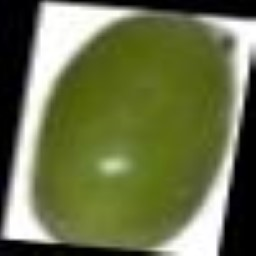
#> input picture tomatoes-dataset/content/ieee-mbl-cls/train/Unripe/u (1009).jpg, 256 x 256 px
$ python -i feature_extraction.py   (imports and definitions only)
#> lines starting #> are read from the running program, lines starting #| are printed output that depends on the picture; after the words box and inside, x2 and y2 are one past the last pixel; in counts of white or black regions, pixels touching at a corner belong together
import cv2
import numpy as np
from skimage import color, feature, segmentation
from sklearn.preprocessing import StandardScaler
import pandas as pd
from pathlib import Path
import matplotlib.pyplot as plt

class TomatoFeatureExtractor:
    def __init__(self):
        self.scaler = StandardScaler()

    def rgb_to_cielab(self, image):
        """Convert RGB image to CIELAB color space"""
        # Ensure image is in RGB format (OpenCV uses BGR)
        if len(image.shape) == 3:
            rgb_image = cv2.cvtColor(image, cv2.COLOR_BGR2RGB)
        else:
            rgb_image = image

        # Convert to CIELAB
        lab_image = color.rgb2lab(rgb_image)
        return lab_image

    def extract_cielab_features(self, image):
        """Extract statistical features from CIELAB color space"""
        lab_image = self.rgb_to_cielab(image)

        # Separate L*, a*, b* channels
        L_channel = lab_image[:, :, 0]  # Lightness (0-100)
        a_channel = lab_image[:, :, 1]  # Green-Red (-128 to 127)
        b_channel = lab_image[:, :, 2]  # Blue-Yellow (-128 to 127)

        features = {}

        # L* (Lightness) features
        features['L_mean'] = np.mean(L_channel)
        features['L_std'] = np.std(L_channel)
        features['L_median'] = np.median(L_channel)
        features['L_min'] = np.min(L_channel)
        features['L_max'] = np.max(L_channel)

        # a* (Green-Red) features
        features['a_mean'] = np.mean(a_channel)
        features['a_std'] = np.std(a_channel)
        features['a_median'] = np.median(a_channel)
        features['a_min'] = np.min(a_channel)
        features['a_max'] = np.max(a_channel)

        # b* (Blue-Yellow) features
        features['b_mean'] = np.mean(b_channel)
        features['b_std'] = np.std(b_channel)
        features['b_median'] = np.median(b_channel)
        features['b_min'] = np.min(b_channel)
        features['b_max'] = np.max(b_channel)

        # Color ratios and derived features
        features['a_b_ratio'] = features['a_mean'] / (features['b_mean'] + 1e-8)
        features['chroma'] = np.sqrt(features['a_mean']**2 + features['b_mean']**2)

        # Hue angle in CIELAB
        features['hue_angle'] = np.arctan2(features['b_mean'], features['a_mean']) * 180 / np.pi

        return features

    def extract_color_histograms(self, image, bins=32):
        """Extract color histogram features"""
        # Convert to different color spaces
        rgb_image = cv2.cvtColor(image, cv2.COLOR_BGR2RGB)
        hsv_image = cv2.cvtColor(image, cv2.COLOR_BGR2HSV)
        lab_image = self.rgb_to_cielab(image)

        features = {}

        # RGB histograms
        for i, color in enumerate(['R', 'G', 'B']):
            hist = cv2.calcHist([rgb_image], [i], None, [bins], [0, 256])
            hist = hist.flatten() / np.sum(hist)  # Normalize
            for j, val in enumerate(hist):
                features[f'{color}_hist_{j}'] = val

        # HSV histograms
        for i, color in enumerate(['H', 'S', 'V']):
            if i == 0:  # Hue
                hist = cv2.calcHist([hsv_image], [i], None, [bins], [0, 180])
            else:
                hist = cv2.calcHist([hsv_image], [i], None, [bins], [0, 256])
            hist = hist.flatten() / np.sum(hist)
            for j, val in enumerate(hist):
                features[f'{color}_hist_{j}'] = val

        return features

    def extract_texture_features(self, image):
        """Extract texture features using Local Binary Patterns"""
        # Convert to grayscale
        gray = cv2.cvtColor(image, cv2.COLOR_BGR2GRAY)

        # Local Binary Pattern
        lbp = feature.local_binary_pattern(gray, P=24, R=3, method='uniform')

        # Calculate histogram of LBP
        hist, _ = np.histogram(lbp.ravel(), bins=26, range=(0, 26))
        hist = hist.astype(float)
        hist /= (hist.sum() + 1e-8)  # Normalize

        features = {}
        for i, val in enumerate(hist):
            features[f'lbp_{i}'] = val

        # Additional texture measures
        features['texture_contrast'] = np.std(gray)
        features['texture_energy'] = np.sum(gray**2) / (gray.shape[0] * gray.shape[1])

        return features

    def extract_shape_features(self, image):
        """Extract shape and morphological features"""
        # Convert to grayscale and threshold to get tomato shape
        gray = cv2.cvtColor(image, cv2.COLOR_BGR2GRAY)

        # Use Otsu thresholding
        _, thresh = cv2.threshold(gray, 0, 255, cv2.THRESH_BINARY + cv2.THRESH_OTSU)

        # Find contours
        contours, _ = cv2.findContours(thresh, cv2.RETR_EXTERNAL, cv2.CHAIN_APPROX_SIMPLE)

        features = {}

        if contours:
            # Get largest contour (assumed to be the tomato)
            largest_contour = max(contours, key=cv2.contourArea)

            # Basic shape features
            area = cv2.contourArea(largest_contour)
            perimeter = cv2.arcLength(largest_contour, True)

            features['area'] = area
            features['perimeter'] = perimeter
            features['circularity'] = 4 * np.pi * area / (perimeter**2 + 1e-8)

            # Aspect ratio
            x, y, w, h = cv2.boundingRect(largest_contour)
            features['aspect_ratio'] = w / (h + 1e-8)

            # Solidity (convex hull ratio)
            hull = cv2.convexHull(largest_contour)
            hull_area = cv2.contourArea(hull)
            features['solidity'] = area / (hull_area + 1e-8)

        else:
            # Default values if no contours found
            features.update({
                'area': 0, 'perimeter': 0, 'circularity': 0,
                'aspect_ratio': 1, 'solidity': 0
            })

        return features

    def extract_spoilage_features(self, image):
        """Extract features related to spoilage detection"""
        features = {}

        # Convert to different color spaces
        gray = cv2.cvtColor(image, cv2.COLOR_BGR2GRAY)
        hsv = cv2.cvtColor(image, cv2.COLOR_BGR2HSV)
        lab = self.rgb_to_cielab(image)

        # Dark spot detection
        dark_threshold = 50
        dark_pixels = np.sum(gray < dark_threshold)
        features['dark_pixel_ratio'] = dark_pixels / (gray.shape[0] * gray.shape[1])

        # Low saturation areas (grayish areas indicating decay)
        low_sat_threshold = 30
        low_sat_pixels = np.sum(hsv[:, :, 1] < low_sat_threshold)
        features['low_saturation_ratio'] = low_sat_pixels / (hsv.shape[0] * hsv.shape[1])

        # Brown color detection (decay)
        h_channel = hsv[:, :, 0]
        s_channel = hsv[:, :, 1]
        v_channel = hsv[:, :, 2]

        # Brown hue range (adjusted for HSV in OpenCV: 0-179)
        brown_mask = ((h_channel >= 8) & (h_channel <= 25) &
                     (s_channel > 50) & (v_channel < 150))
        features['brown_pixel_ratio'] = np.sum(brown_mask) / (h_channel.shape[0] * h_channel.shape[1])

        # Color uniformity (less uniform = more likely to have spots)
        features['color_variance'] = np.var(gray)

        # Edge density (spoiled fruit often has irregular edges)
        edges = cv2.Canny(gray, 50, 150)
        features['edge_density'] = np.sum(edges > 0) / (edges.shape[0] * edges.shape[1])

        return features

    def extract_ripeness_features(self, image):
        """Extract features specifically for ripeness classification"""
        hsv = cv2.cvtColor(image, cv2.COLOR_BGR2HSV)
        rgb = cv2.cvtColor(image, cv2.COLOR_BGR2RGB)

        features = {}

        # Red color detection (ripe tomatoes)
        h_channel = hsv[:, :, 0]
        s_channel = hsv[:, :, 1]
        v_channel = hsv[:, :, 2]

        # Red hue ranges (HSV in OpenCV: 0-179)
        red_mask1 = ((h_channel <= 10) | (h_channel >= 170)) & (s_channel > 50) & (v_channel > 50)
        red_mask2 = ((h_channel >= 0) & (h_channel <= 20)) & (s_channel > 30) & (v_channel > 30)
        red_mask = red_mask1 | red_mask2
        features['red_pixel_ratio'] = np.sum(red_mask) / (h_channel.shape[0] * h_channel.shape[1])

        # Green color detection (unripe tomatoes)
        green_mask = ((h_channel >= 35) & (h_channel <= 85)) & (s_channel > 40) & (v_channel > 40)
        features['green_pixel_ratio'] = np.sum(green_mask) / (h_channel.shape[0] * h_channel.shape[1])

        # Yellow/orange detection (turning tomatoes)
        yellow_mask = ((h_channel >= 15) & (h_channel <= 35)) & (s_channel > 40) & (v_channel > 50)
        features['yellow_pixel_ratio'] = np.sum(yellow_mask) / (h_channel.shape[0] * h_channel.shape[1])

        # Overall brightness (ripe tomatoes tend to be brighter)
        features['brightness'] = np.mean(v_channel)

        # Color intensity (saturation)
        features['color_intensity'] = np.mean(s_channel)

        # Red-green ratio
        r_channel = rgb[:, :, 0]
        g_channel = rgb[:, :, 1]
        features['red_green_ratio'] = np.mean(r_channel) / (np.mean(g_channel) + 1e-8)

        return features

    def extract_all_features(self, image):
        """Extract all feature types and combine them"""
        features = {}

        # CIELAB features (primary for SVM)
        features.update(self.extract_cielab_features(image))

        # Color histogram features
        features.update(self.extract_color_histograms(image, bins=16))  # Reduced bins for efficiency

        # Texture features
        features.update(self.extract_texture_features(image))

        # Shape features
        features.update(self.extract_shape_features(image))

        # Spoilage-specific features
        features.update(self.extract_spoilage_features(image))

        # Ripeness-specific features
        features.update(self.extract_ripeness_features(image))

        return features

    def get_cielab_analysis(self, image):
        """Get detailed CIELAB analysis for display"""
        lab_image = self.rgb_to_cielab(image)

        # Calculate mean values for each channel
        L_mean = np.mean(lab_image[:, :, 0])  # Lightness
        a_mean = np.mean(lab_image[:, :, 1])  # Green-Red
        b_mean = np.mean(lab_image[:, :, 2])  # Blue-Yellow

        return {
            'L_lightness': round(L_mean, 1),
            'a_green_red': round(a_mean, 1),
            'b_blue_yellow': round(b_mean, 1)
        }

    # [49 lines left out: function get_transport_survivability, not called in this run]

    def process_image_for_analysis(self, image_path):
        """Process single image and return all analysis results"""
        # Load image
        image = cv2.imread(image_path)
#> image is the input picture: shape (256, 256, 3); mean B, G, R 74.5, 114.4, 107.5
        if image is None:
            return None

        # Resize for consistent processing
        image = cv2.resize(image, (224, 224))
#> image: shape (224, 224, 3)

        # Extract features
        features = self.extract_all_features(image)
#> in extract_cielab_features, `b_channel = lab_image[:, :, 2]`:
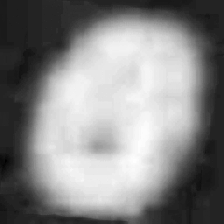
#> b_channel: shape (224, 224) float64; min -7.3, max 45.5, mean 20.5; drawn with min black and max white
#> after the loop in extract_color_histograms, `for i, color in enumerate(['R', 'G', 'B']):`: features = 48 items
#> after the loop in extract_color_histograms, `for i, color in enumerate(['H', 'S', 'V']):`: features = 96 items
#> in extract_texture_features, `gray = cv2.cvtColor(image, cv2.COLOR_BGR2GRAY)`:
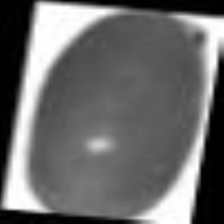
#> gray: shape (224, 224); min 0, max 255, mean 107.7
#> in extract_texture_features, `lbp = feature.local_binary_pattern(gray, P=24, R=3, method='uniform')`:
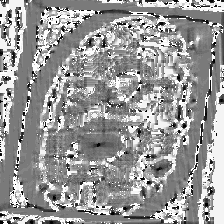
#> lbp: shape (224, 224) float64; min 0, max 25, mean 15; drawn with min black and max white
#> in extract_texture_features, `hist, _ = np.histogram(lbp.ravel(), bins=26, range=(0, 26))`: hist = 26 values, max 10334 at index 12, min 312 at index 23, mean 1929.8
#> in extract_texture_features, `hist /= (hist.sum() + 1e-8)`: hist = 26 values, max 0.206 at index 12, min 0.00622 at index 23, mean 0.0385
#> the loop in extract_texture_features, `for i, val in enumerate(hist):` made 26 passes
#> val on passes 1 to 8: 0.0103, 0.00658, 0.00867, 0.00887, 0.00875, 0.0108, 0.00941, 0.0124
#> after the loop in extract_texture_features, `for i, val in enumerate(hist):`: features = 26 items
#> in extract_shape_features, `_, thresh = cv2.threshold(gray, 0, 255, cv2.THRESH_BINARY + cv2.THRESH..`:
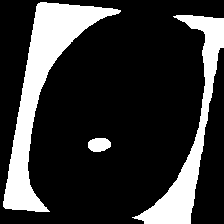
#> thresh: shape (224, 224); 21.1% white; 3 white regions
#> in extract_shape_features, `contours, _ = cv2.findContours(thresh, cv2.RETR_EXTERNAL, cv2.CHAIN_AP..`: contours = 3 contours; box (x1, y1, x2, y2) and area: (3, 2, 121, 212) 5968, (132, 15, 224, 224) 3798, (88, 138, 111, 152) 234
#> in extract_shape_features, `largest_contour = max(contours, key=cv2.contourArea)`: largest_contour = contour of 203 points, box (x1, y1, x2, y2) (3, 2, 121, 212), area 5968
#> in extract_shape_features, `area = cv2.contourArea(largest_contour)`: area = 5968.5
#> in extract_shape_features, `perimeter = cv2.arcLength(largest_contour, True)`: perimeter = 612.2
#> in extract_shape_features, `x, y, w, h = cv2.boundingRect(largest_contour)`: x = 3; y = 2; w = 118; h = 210
#> in extract_shape_features, `hull = cv2.convexHull(largest_contour)`: hull = contour of 20 points, box (x1, y1, x2, y2) (3, 2, 121, 212), area 13744
#> in extract_shape_features, `hull_area = cv2.contourArea(hull)`: hull_area = 13743.5
#> in extract_spoilage_features, `dark_pixels = np.sum(gray < dark_threshold)`: dark_pixels = 8771
#> in extract_spoilage_features, `low_sat_pixels = np.sum(hsv[:, :, 1] < low_sat_threshold)`: low_sat_pixels = 15072
#> in extract_spoilage_features, `h_channel = hsv[:, :, 0]`:
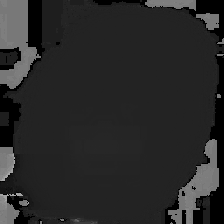
#> h_channel: shape (224, 224); min 0, max 170, mean 40.6
#> in extract_spoilage_features, `s_channel = hsv[:, :, 1]`:
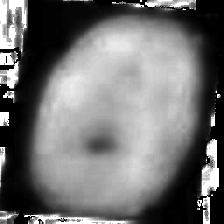
#> s_channel: shape (224, 224); min 0, max 255, mean 112.9
#> in extract_ripeness_features, `yellow_mask = ((h_channel >= 15) & (h_channel <= 35)) & (s_channel > 4..`:
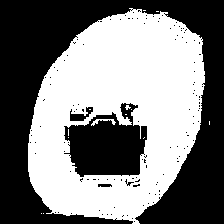
#> yellow_mask: shape (224, 224) bool; 49.1% white; 14 white regions (12 under 20 px), largest, box (x1, y1, x2, y2) and area: (28, 8, 205, 224) 24529, (91, 119, 116, 126) 66
#> features = 158 items

        # Get CIELAB analysis
        cielab_analysis = self.get_cielab_analysis(image)
#> in get_cielab_analysis, `L_mean = np.mean(lab_image[:, :, 0])`: L_mean = 45.65
#> in get_cielab_analysis, `a_mean = np.mean(lab_image[:, :, 1])`: a_mean = -8.74
#> in get_cielab_analysis, `b_mean = np.mean(lab_image[:, :, 2])`: b_mean = 20.53
#> cielab_analysis = {'L_lightness': 45.6, 'a_green_red': -8.7, 'b_blue_yellow': 20.5}

        # Calculate spoilage score
        spoilage_features = self.extract_spoilage_features(image)
#> spoilage_features = {'dark_pixel_ratio': 0.175, 'low_saturation_ratio': 0.3, 'brown_pixel_ratio': 0.000159, 'color_variance': 5130.3, 'edge_density': 0.0324}
        spoilage_score = (spoilage_features['dark_pixel_ratio'] * 30 +
                         spoilage_features['brown_pixel_ratio'] * 40 +
                         spoilage_features['low_saturation_ratio'] * 20) * 100
#> spoilage_score = 1125.8

        return {
            'features': features,
            'cielab_analysis': cielab_analysis,
            'spoilage_score': spoilage_score,
            'spoilage_features': spoilage_features
        }

# [48 lines left out: function extract_features_from_dataset, not called in this run]

# [11 lines not run here, left out]

>>> result = TomatoFeatureExtractor().process_image_for_analysis('../tomatoes-dataset/content/ieee-mbl-cls/train/Unripe/u (1009).jpg')
#> result = 4 items
